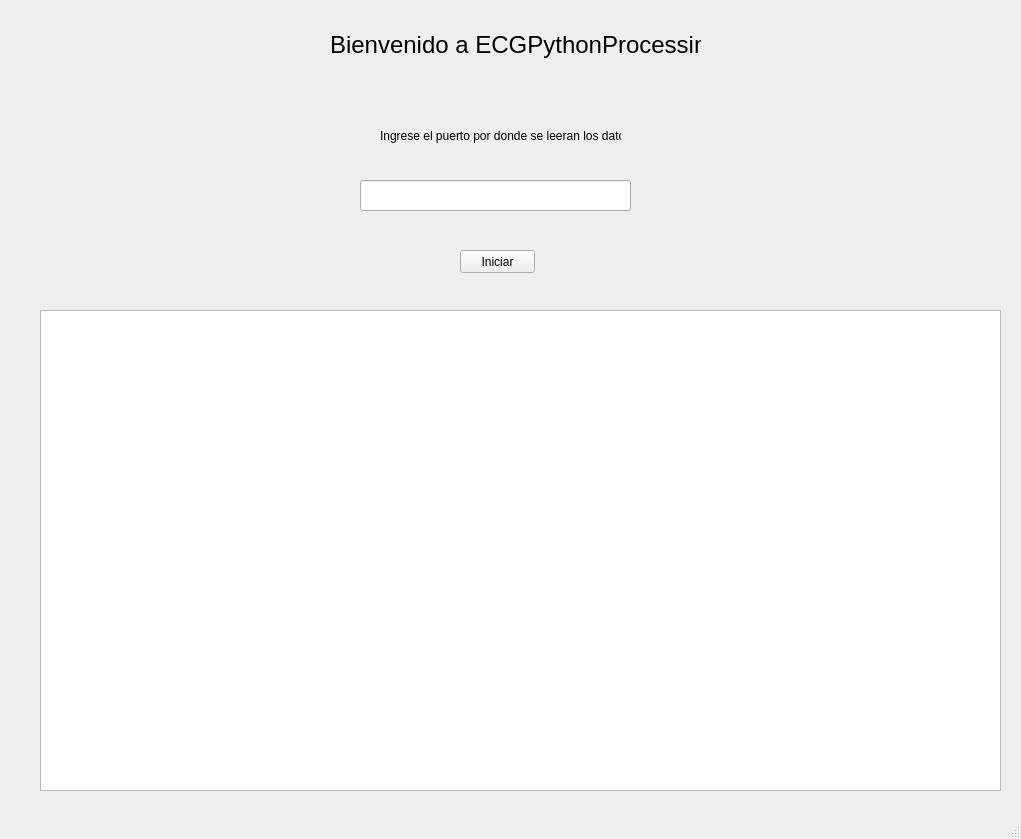
<?xml version="1.0" encoding="UTF-8"?>
<ui version="4.0">
 <class>MainWindow</class>
 <widget class="QMainWindow" name="MainWindow">
  <property name="geometry">
   <rect>
    <x>0</x>
    <y>0</y>
    <width>1021</width>
    <height>839</height>
   </rect>
  </property>
  <property name="windowTitle">
   <string>MainWindow</string>
  </property>
  <widget class="QWidget" name="centralwidget">
   <widget class="QLabel" name="label">
    <property name="geometry">
     <rect>
      <x>330</x>
      <y>20</y>
      <width>371</width>
      <height>51</height>
     </rect>
    </property>
    <property name="text">
     <string>&lt;html&gt;&lt;head/&gt;&lt;body&gt;&lt;p&gt;&lt;span style=&quot; font-size:18pt;&quot;&gt;Bienvenido a ECGPythonProcessing&lt;/span&gt;&lt;/p&gt;&lt;/body&gt;&lt;/html&gt;</string>
    </property>
   </widget>
   <widget class="QLineEdit" name="lineEditPuerto">
    <property name="geometry">
     <rect>
      <x>360</x>
      <y>180</y>
      <width>271</width>
      <height>31</height>
     </rect>
    </property>
   </widget>
   <widget class="QLabel" name="label_2">
    <property name="geometry">
     <rect>
      <x>380</x>
      <y>120</y>
      <width>241</width>
      <height>31</height>
     </rect>
    </property>
    <property name="text">
     <string>Ingrese el puerto por donde se leeran los datos:</string>
    </property>
   </widget>
   <widget class="QPushButton" name="pushButton">
    <property name="geometry">
     <rect>
      <x>460</x>
      <y>250</y>
      <width>75</width>
      <height>23</height>
     </rect>
    </property>
    <property name="text">
     <string>Iniciar</string>
    </property>
   </widget>
   <widget class="QGraphicsView" name="graphicsView">
    <property name="geometry">
     <rect>
      <x>40</x>
      <y>310</y>
      <width>961</width>
      <height>481</height>
     </rect>
    </property>
   </widget>
  </widget>
  <widget class="QMenuBar" name="menubar">
   <property name="geometry">
    <rect>
     <x>0</x>
     <y>0</y>
     <width>1021</width>
     <height>21</height>
    </rect>
   </property>
  </widget>
  <widget class="QStatusBar" name="statusbar"/>
 </widget>
 <resources/>
 <connections/>
</ui>
